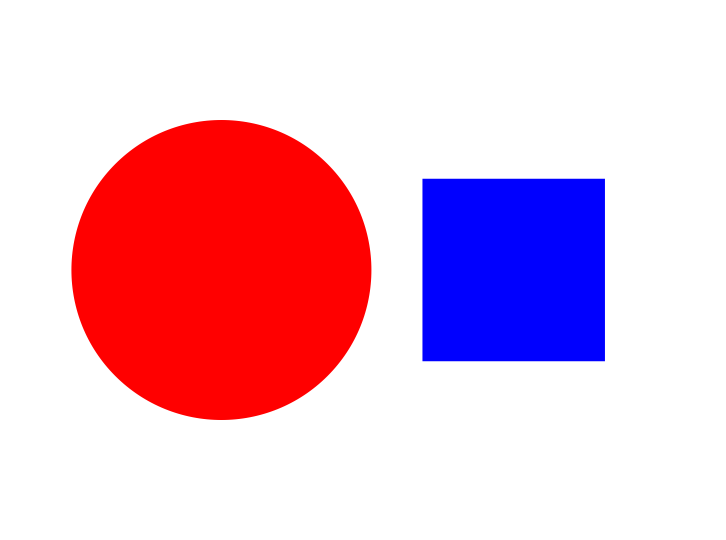
#> input picture OpenCV Basics/01_Shape_Area_Color_Detection/Samples/Sample1.png, 1452 x 1080 px (shown at 1/2 size); its folder holds only this picture in this run
$ python 01_shape_area_color_detection_opencv.py
#> lines starting #> are read from the running program, lines starting #| are printed output that depends on the picture; after the words box and inside, x2 and y2 are one past the last pixel; in counts of white or black regions, pixels touching at a corner belong together; long printed decimals are rounded
"""
Copyright 2020 Ibad Rather

Permission is hereby granted, free of charge, to any person obtaining a copy of this
software and associated documentation files (the "Software"), to deal in the Software
without restriction, including without limitation the rights to use, copy, modify, merge,
publish, distribute, sublicense, and/or sell copies of the Software, and to permit persons
to whom the Software is furnished to do so, subject to the following conditions:

The above copyright notice and this permission notice shall be included in
all copies or substantial portions of the Software.

THE SOFTWARE IS PROVIDED "AS IS", WITHOUT WARRANTY OF ANY KIND, EXPRESS OR IMPLIED,
INCLUDING BUT NOT LIMITED TO THE WARRANTIES OF MERCHANTABILITY, FITNESS FOR A PARTICULAR
PURPOSE AND NONINFRINGEMENT. IN NO EVENT SHALL THE AUTHORS OR COPYRIGHT HOLDERS BE LIABLE FOR
ANY CLAIM, DAMAGES OR OTHER LIABILITY, WHETHER IN AN ACTION OF CONTRACT, TORT OR OTHERWISE,
ARISING FROM, OUT OF OR IN CONNECTION WITH THE SOFTWARE OR THE USE OR OTHER DEALINGS IN THE SOFTWARE.
"""
############### Details ######################################
# Author: Ibad Rather
# email: ibad.rather.ir@gmail.com
# Last Edited: 22-12-2020
# File Name: 01_shape_area_color_detection_opencv.py

##############################################################

# Importing Modules
import cv2
import numpy as np
import os

# Global variable for details of shapes found in image
shapes = {}
"""
    details of colored (non-white) shapes present in image at img_file_path
    stored in a dictionary: { 'Shape' : ['color', Area, cX, cY] }
    e.g., { 'circle' : ['red', 24469.3, 540, 830] }
"""

def image_scan(image_file_path):

    """
    Purpose:
    ---
    this function takes file path of an image as an argument and returns dictionary
    containing details of colored (non-white) shapes in that image

    Input Arguments:
    ---
    `img_file_path` :		[ str ]
        file path of image

    Returns:
    ---
    `shapes` :              [ dictionary ]
        details of colored (non-white) shapes present in image at img_file_path
        { 'Shape' : ['color', Area, cX, cY] }

    Example call:
    ---
    shapes = image_scan(img_file_path)
    """

    global shapes
	##################################################

    # Reading the Image from disk
    img = cv2.imread(img_file_path)
#> img is the input picture: shape (1080, 1452, 3); mean B, G, R 209, 187.4, 233.3

    # Converting the image into hsv
    hsv = cv2.cvtColor(img, cv2.COLOR_BGR2HSV)
#> hsv: shape (1080, 1452, 3); mean H, S, V 10.3, 67.6, 255

    # Defining Masking Range for yellow, green, red and blue colors
    lower_yellow = np.array([25,70,120])
    upper_yellow = np.array([30,255,255])

    lower_green = np.array([40,70,80])
    upper_green = np.array([70,255,255])

    lower_red = np.array([0,50,120])
    upper_red = np.array([10,255,255])

    lower_blue = np.array([90,60,0])
    upper_blue = np.array([121,255,255])

    # Creating Masks
    mask_yellow = cv2.inRange(hsv,lower_yellow,upper_yellow)
#> mask_yellow: shape (1080, 1452); every value is 0
    mask_green  = cv2.inRange(hsv,lower_green,upper_green)
    mask_red    = cv2.inRange(hsv,lower_red,upper_red)
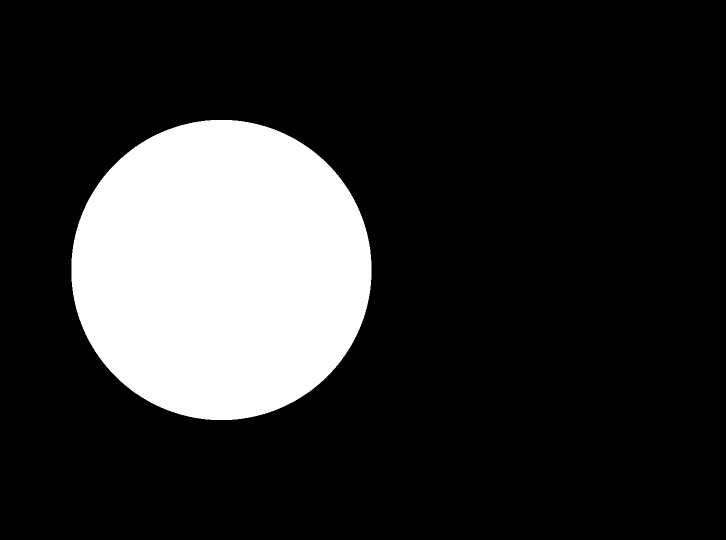
#> mask_red: shape (1080, 1452) (shown at 1/2 size); 18.1% white; 1 white region, box (x1, y1, x2, y2) and area: (143, 240, 743, 840) 283306
    mask_blue   = cv2.inRange(hsv,lower_blue,upper_blue)
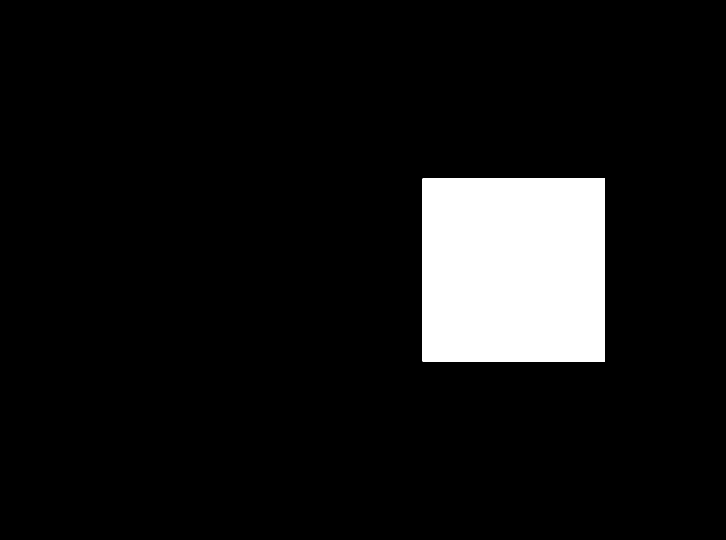
#> mask_blue: shape (1080, 1452) (shown at 1/2 size); 8.5% white; 1 white region

    # Finding Contours in each mask
    contour_yellow, _  = cv2.findContours(mask_yellow, cv2.RETR_TREE, cv2.CHAIN_APPROX_NONE)
#> contour_yellow = []
    contour_green, _   = cv2.findContours(mask_green, cv2.RETR_TREE, cv2.CHAIN_APPROX_NONE)
#> contour_green = []
    contour_red, _     = cv2.findContours(mask_red, cv2.RETR_TREE, cv2.CHAIN_APPROX_NONE)
#> contour_red = 1 contour; box (x1, y1, x2, y2) and area: (143, 240, 743, 840) 282457
    contour_blue, _    = cv2.findContours(mask_blue, cv2.RETR_TREE, cv2.CHAIN_APPROX_NONE)
#> contour_blue = 1 contour; box (x1, y1, x2, y2) and area: (845, 357, 1210, 723) 132860

    # yellow Shape
    for contour in contour_yellow:
        approx = cv2.approxPolyDP(contour, 0.01* cv2.arcLength(contour, True), True)
        cv2.drawContours(img, [approx], 0, (0, 0, 0), 5)
        x = approx.ravel()[0]
        y = approx.ravel()[1] - 5
        # compute the center of the contour
        M = cv2.moments(contour)
        cX = int(M["m10"] / M["m00"])
        cY = int(M["m01"] / M["m00"])
        # area of contour
        area_yellow = cv2.contourArea(contour)
        if len(approx) == 3:
            cv2.putText( img, "Triangle", (x, y), cv2.FONT_HERSHEY_COMPLEX, 0.5, (0, 0, 0) )
            shapes['triangle'] = ['yellow',area_yellow,cX,cY]
        elif len(approx) == 4 :
            x, y , w, h = cv2.boundingRect(approx)
            aspectRatio = float(w)/h
            print(aspectRatio)
            if aspectRatio >= 0.95 and aspectRatio < 1.05:
                cv2.putText(img, "square", (x, y), cv2.FONT_HERSHEY_COMPLEX, 0.5, (0, 0, 0))
                shapes['square'] = ['yellow',area_yellow,cX,cY]
            else:
                cv2.putText(img, "rectangle", (x, y), cv2.FONT_HERSHEY_COMPLEX, 0.5, (0, 0, 0))
                shapes['reactangle'] = ['yellow',area_yellow,cX,cY]
        elif len(approx) == 5 :
            cv2.putText(img, "pentagon", (x, y), cv2.FONT_HERSHEY_COMPLEX, 0.5, (0, 0, 0))
            shapes['pentagon'] = ['yellow',area_yellow,cX,cY]
        elif len(approx) == 6 :
            cv2.putText(img, "hexagon", (x, y), cv2.FONT_HERSHEY_COMPLEX, 0.5, (0, 0, 0))
            shapes['hexagon'] = ['yellow',area_yellow,cX,cY]
        elif len(approx) == 10 :
            cv2.putText(img, "star", (x, y), cv2.FONT_HERSHEY_COMPLEX, 0.5, (0, 0, 0))
            shapes['star'] = ['yellow',area_yellow,cX,cY]
        else:
            cv2.putText(img, "circle", (x, y), cv2.FONT_HERSHEY_COMPLEX, 0.5, (0, 0, 0))
            shapes['circle'] = ['yellow',area_yellow,cX,cY]
#> this loop made 0 passes
#> after the loop, shapes = 0 items

    # green shape
    for contour in contour_green:
        approx = cv2.approxPolyDP(contour, 0.01* cv2.arcLength(contour, True), True)
        cv2.drawContours(img, [approx], 0, (0, 0, 0), 5)
        x = approx.ravel()[0]
        y = approx.ravel()[1] - 5
        # compute the center of the contour
        M = cv2.moments(contour)
        cX = int(M["m10"] / M["m00"])
        cY = int(M["m01"] / M["m00"])
        # area of contour
        area_green = cv2.contourArea(contour)
        if len(approx) == 3:
            cv2.putText( img, "Triangle", (x, y), cv2.FONT_HERSHEY_COMPLEX, 0.5, (0, 0, 0) )
            shapes['triangle'] = ['green',area_green,cX,cY]
        elif len(approx) == 4 :
            x, y , w, h = cv2.boundingRect(approx)
            aspectRatio = float(w)/h
            print(aspectRatio)
            if aspectRatio >= 0.95 and aspectRatio < 1.05:
                cv2.putText(img, "square", (x, y), cv2.FONT_HERSHEY_COMPLEX, 0.5, (0, 0, 0))
                shapes['square'] = ['green',area_green,cX,cY]
            else:
                cv2.putText(img, "rectangle", (x, y), cv2.FONT_HERSHEY_COMPLEX, 0.5, (0, 0, 0))
                shapes['reactangle'] = ['green',area_green,cX,cY]
        elif len(approx) == 5 :
            cv2.putText(img, "pentagon", (x, y), cv2.FONT_HERSHEY_COMPLEX, 0.5, (0, 0, 0))
            shapes['pentagon'] = ['green',area_green,cX,cY]
        elif len(approx) == 6 :
            cv2.putText(img, "hexagon", (x, y), cv2.FONT_HERSHEY_COMPLEX, 0.5, (0, 0, 0))
            shapes['hexagon'] = ['green',area_green,cX,cY]
        elif len(approx) == 10 :
            cv2.putText(img, "star", (x, y), cv2.FONT_HERSHEY_COMPLEX, 0.5, (0, 0, 0))
            shapes['star'] = ['green',area_green,cX,cY]
        else:
            cv2.putText(img, "circle", (x, y), cv2.FONT_HERSHEY_COMPLEX, 0.5, (0, 0, 0))
            shapes['circle'] = ['green',area_green,cX,cY]
    # red shape
    for contour in contour_red:
        approx = cv2.approxPolyDP(contour, 0.01* cv2.arcLength(contour, True), True)
        cv2.drawContours(img, [approx], 0, (0, 0, 0), 5)
        x = approx.ravel()[0]
        y = approx.ravel()[1] - 5
        # compute the center of the contour
        M = cv2.moments(contour)
        cX = int(M["m10"] / M["m00"])
        cY = int(M["m01"] / M["m00"])
        # area of contour
        area_red = cv2.contourArea(contour)
        if len(approx) == 3:
            cv2.putText( img, "Triangle", (x, y), cv2.FONT_HERSHEY_COMPLEX, 0.5, (0, 0, 0) )
            shapes['triangle'] = ['red',area_red,cX,cY]
        elif len(approx) == 4 :
            x, y , w, h = cv2.boundingRect(approx)
            aspectRatio = float(w)/h
            print(aspectRatio)
            if aspectRatio >= 0.95 and aspectRatio < 1.05:
                cv2.putText(img, "square", (x, y), cv2.FONT_HERSHEY_COMPLEX, 0.5, (0, 0, 0))
                shapes['square'] = ['red',area_red,cX,cY]
            else:
                cv2.putText(img, "rectangle", (x, y), cv2.FONT_HERSHEY_COMPLEX, 0.5, (0, 0, 0))
                shapes['reactangle'] = ['red',area_red,cX,cY]
        elif len(approx) == 5 :
            cv2.putText(img, "pentagon", (x, y), cv2.FONT_HERSHEY_COMPLEX, 0.5, (0, 0, 0))
            shapes['pentagon'] = ['red',area_red,cX,cY]
        elif len(approx) == 6 :
            cv2.putText(img, "hexagon", (x, y), cv2.FONT_HERSHEY_COMPLEX, 0.5, (0, 0, 0))
            shapes['hexagon'] = ['red',area_red,cX,cY]
        elif len(approx) == 10 :
            cv2.putText(img, "star", (x, y), cv2.FONT_HERSHEY_COMPLEX, 0.5, (0, 0, 0))
            shapes['star'] = ['red',area_red,cX,cY]
        else:
            cv2.putText(img, "circle", (x, y), cv2.FONT_HERSHEY_COMPLEX, 0.5, (0, 0, 0))
            shapes['circle'] = ['red',area_red,cX,cY]
#> this loop made 1 pass
#> (cX, cY, area_red) on pass 1: (442, 539, 282457)
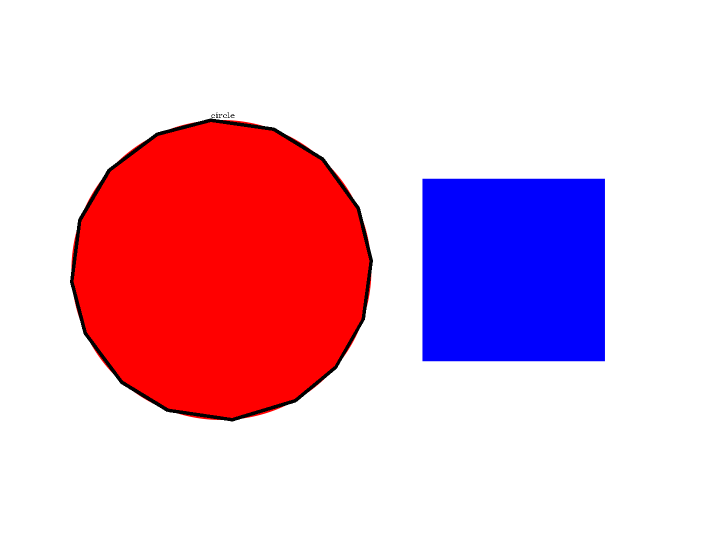
#> img: shape (1080, 1452, 3) (shown at 1/2 size); 0.85% of pixels changed, all inside (x1, y1, x2, y2) = (140, 225, 746, 843)
#> after the loop, shapes = {'circle': ['red', 282457, 442, 539]}
    # blue shape
    for contour in contour_blue:
        approx = cv2.approxPolyDP(contour, 0.01* cv2.arcLength(contour, True), True)
        cv2.drawContours(img, [approx], 0, (0, 0, 0), 5)
        x = approx.ravel()[0]
        y = approx.ravel()[1] - 5
        # compute the center of the contour
        M = cv2.moments(contour)
        cX = int(M["m10"] / M["m00"])
        cY = int(M["m01"] / M["m00"])
        # area of contour
        area_blue = cv2.contourArea(contour)
        if len(approx) == 3:
            cv2.putText( img, "Triangle", (x, y), cv2.FONT_HERSHEY_COMPLEX, 0.5, (0, 0, 0) )
            shapes['triangle'] = ['blue',area_blue,cX,cY]
        elif len(approx) == 4 :
            x, y , w, h = cv2.boundingRect(approx)
            aspectRatio = float(w)/h
            print(aspectRatio)
            if aspectRatio >= 0.95 and aspectRatio < 1.05:
                cv2.putText(img, "square", (x, y), cv2.FONT_HERSHEY_COMPLEX, 0.5, (0, 0, 0))
                shapes['square'] = ['blue',area_blue,cX,cY]
            else:
                cv2.putText(img, "rectangle", (x, y), cv2.FONT_HERSHEY_COMPLEX, 0.5, (0, 0, 0))
                shapes['reactangle'] = ['blue',area_blue,cX,cY]
        elif len(approx) == 5 :
            cv2.putText(img, "pentagon", (x, y), cv2.FONT_HERSHEY_COMPLEX, 0.5, (0, 0, 0))
            shapes['pentagon'] = ['blue',area_blue,cX,cY]
        elif len(approx) == 6 :
            cv2.putText(img, "hexagon", (x, y), cv2.FONT_HERSHEY_COMPLEX, 0.5, (0, 0, 0))
            shapes['hexagon'] = ['blue',area_blue,cX,cY]
        elif len(approx) == 10 :
            cv2.putText(img, "star", (x, y), cv2.FONT_HERSHEY_COMPLEX, 0.5, (0, 0, 0))
            shapes['star'] = ['blue',area_blue,cX,cY]
        else:
            cv2.putText(img, "circle", (x, y), cv2.FONT_HERSHEY_COMPLEX, 0.5, (0, 0, 0))
            shapes['circle'] = ['blue',area_blue,cX,cY]
#> this loop made 1 pass
#> (approx, cX, cY, area_blue, w, h) on pass 1: ([[845, 357], [845, 722], [1209, 722], [1209, 357]], 1027, 539, 132860, 365, 366)
#| 0.9973
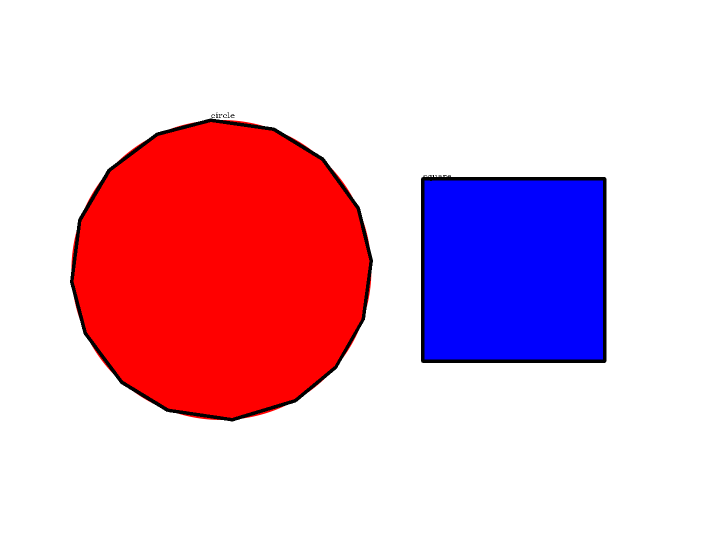
#> img: shape (1080, 1452, 3) (shown at 1/2 size); 0.66% of pixels changed, all inside (x1, y1, x2, y2) = (842, 350, 1213, 726)
#> after the loop, shapes = {'circle': ['red', 282457, 442, 539], 'square': ['blue', 132860, 1027, 539]}

    #print(shapes)
    cv2.imshow('shapes', img)
    cv2.waitKey(5000)
    cv2.destroyAllWindows()
    return shapes


if __name__ == '__main__':

    curr_dir_path = os.getcwd()
    print('Currently working in '+ curr_dir_path)

    # path directory of images in 'Samples' folder
    img_dir_path = curr_dir_path + '/Samples/'

    # path to 'Sample1.png' image file
    file_num = 1
    img_file_path = img_dir_path + 'Sample' + str(file_num) + '.png'

    print('\n============================================')
    print('\nLooking for Sample' + str(file_num) + '.png')

    if os.path.exists('Samples/Sample' + str(file_num) + '.png'):
        print('\nFound Sample' + str(file_num) + '.png')

    else:
        print('\n[ERROR] Sample' + str(file_num) + '.png not found. Make sure "Samples" folder has the selected file.')
        exit()

    print('\n============================================')

    try:
        print('\nRunning image_scan function with ' + img_file_path + ' as an argument')
        shapes = image_scan(img_file_path)

        if type(shapes) is dict:
            print(shapes)
#| {'circle': ['red', 282457.0, 442, 539], 'square': ['blue', 132860.0, 1027, 539]}
            print('\nOutput generated. Please verify.')

        else:
            print('\n[ERROR] image_scan function returned a ' + str(type(shapes)) + ' instead of a dictionary.\n')
            exit()

    except Exception:
        print('\n[ERROR] image_scan function is throwing an error. Please debug image_scan function')
        exit()

    print('\n============================================')

    choice = input('\nWant to run your script on all the images in Samples folder ? ==>> "y" or "n": ')
#> the answer given: Samples

    if choice == 'y':
        # Number of files in the Samples folder
        file_count = 5

        for file_num in range(file_count):

            # path to image file
            img_file_path = img_dir_path + 'Sample' + str(file_num + 1) + '.png'

            print('\n============================================')
            print('\nLooking for Sample' + str(file_num + 1) + '.png')

            if os.path.exists('Samples/Sample' + str(file_num + 1) + '.png'):
                print('\nFound Sample' + str(file_num + 1) + '.png')

            else:
                print('\n[ERROR] Sample' + str(file_num + 1) + '.png not found. Make sure "Samples" folder has the selected file.')
                exit()

            print('\n============================================')

            try:
                print('\nRunning image_scan function with ' + img_file_path + ' as an argument')
                shapes = image_scan(img_file_path)

                if type(shapes) is dict:
                    print(shapes)
                    print('\nOutput generated. Please verify.')

                else:
                    print('\n[ERROR] image_scan function returned a ' + str(type(shapes)) + ' instead of a dictionary.\n')
                    exit()

            except Exception:
                print('\n[ERROR] image_scan function is throwing an error. Please debug image_scan function')
                exit()

            print('\n============================================')

    else:
        print('-- End --')
